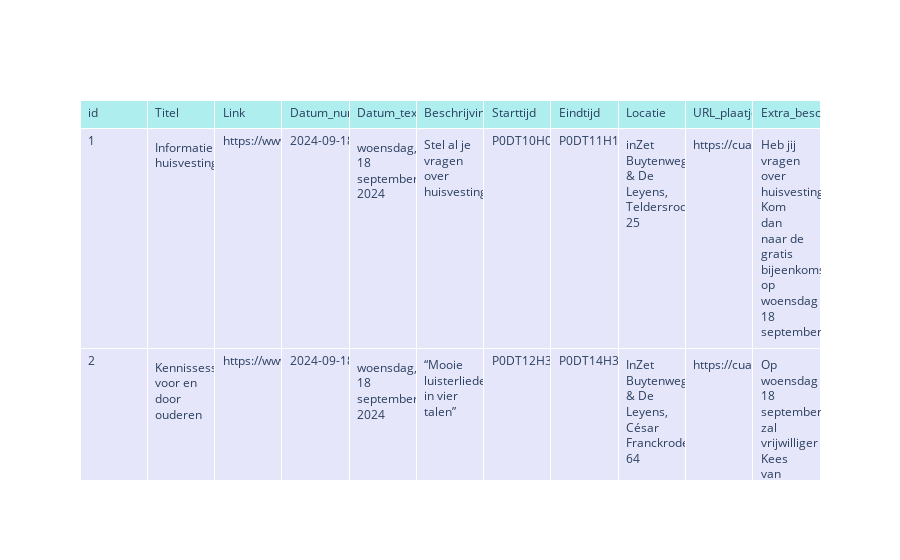

Notebook source saved alongside this figure:
### Code cell
import plotly.express as px
import plotly.graph_objects as go
# Maak een interactieve tabel met Plotly
fig = go.Figure(data=[go.Table(
    header=dict(values=list(df.columns),
                fill_color='paleturquoise',
                align='left'),
    cells=dict(values=[df[col] for col in df.columns],
               fill_color='lavender',
               align='left'))
])

# Toon de tabel
fig.show()

### Figure 1 — Plotly figure (JSON) as saved in the notebook; plotly's stock layout.template omitted (floating-point values rounded to 4 significant figures; data arrays with more than 128 entries replaced by an {"elided": "..."} marker saying what was removed)
{"data": [{"cells": {"align": "left", "fill": {"color": "lavender"}, "values": {"elided": "11x12 mixed values"}}, "header": {"align": "left", "fill": {"color": "paleturquoise"}, "values": ["id", "Titel", "Link", "Datum_numeriek", "Datum_text", "Beschrijving", "Starttijd", "Eindtijd", "Locatie", "URL_plaatje", "Extra_beschrijving"]}, "type": "table"}], "layout": {}}
